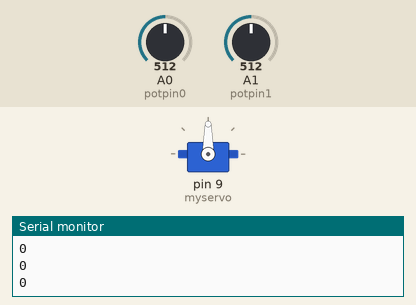
Recording of a sketch running on a simulated Arduino Uno, built with avr-gcc and run on an emulated ATmega328P. Parts: servo, the last lines printed to the serial monitor. Inputs (shaded band) come from the test bench; at power-on: A0 (potpin0) = 512, A1 (potpin1) = 512.

Above: at 1.2 s.
1.3 s: A0 (potpin0) set to 716
At 1.9 s:
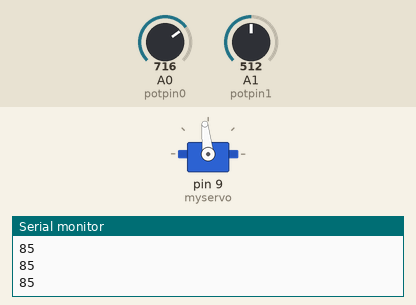
4.3 s: A0 (potpin0) set to 900
5.9 s: A0 (potpin0) set to 1023
At 6.11 s:
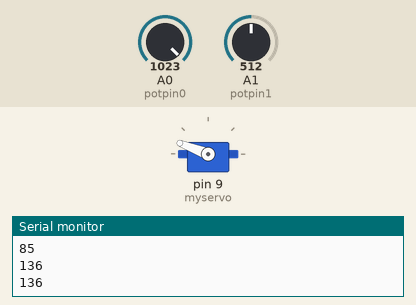
8.9 s: A0 (potpin0) set to 306
10.5 s: A0 (potpin0) set to 122
At 11.1 s:
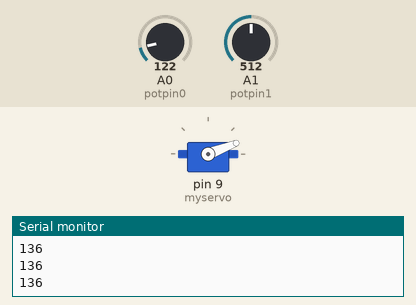
Timing chart, 0 to 13.0 s (numbered marks = the images above; inputs shaded):
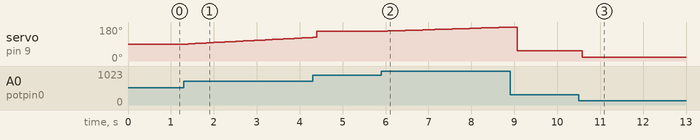

The sketch:

ControlServoV2.ino
```cpp
#include <Servo.h>
Servo myservo; // create servo object to control a servo
int potpin0 = A0; // analog pin used to connect the potentiometer GRADE
int potpin1 = A1; // analog pin used to connect the potentiometer
int potpin9 = 9; // digital pin used to connect the control servo
int val; // variable to read the value from the analog pin
int posActual;
int posFinal;
int velocidad;
 int timeSpeed;
 int timeSpeedPrevious;
void setup() {
  myservo.attach(9);
  pinMode(A0, INPUT);
  pinMode(A1, INPUT);
  pinMode(9, OUTPUT);
  Serial.begin(9600);
  // attaches the servo on pin 9 to the servo object
}
void loop(){
  // obtenemos la posicion actual del servo
  posActual = map(analogRead(potpin0), 0, 1023, 0, 180);
  delay(15);

  // obtenemos la posicion final del servo
  posFinal = map(analogRead(potpin0), 0, 1023, 0, 180);
  for(int pos = posActual; pos <= posFinal; pos++){
    myservo.write(pos);
    // waits for the servo to get there
    delay(wait());
  }
}

int wait(){

  velocidad = map(analogRead(1), 0, 1023, 1000, 5000);
  if (posFinal > posActual) { // el grado de posicion es mayor
    timeSpeed = round(velocidad/(posFinal-posActual));
  } else if (posFinal < posActual) {
    timeSpeed = round(velocidad/(posActual-posFinal));
  } else{
    timeSpeed = timeSpeedPrevious;
  }
  timeSpeedPrevious = timeSpeed;
  Serial.println(timeSpeed);
  return timeSpeed;

}
```

Measured:
- after the input at 1.3 s, servo on pin 9 (myservo): moves from 90° to 124° over 2.8 s, starting after 0.10 s
- after the input at 5.9 s, servo on pin 9 (myservo): moves from 158° to 179° over 2.7 s, starting after 0.15 s
- after the input at 10.5 s, servo on pin 9 (myservo): 53° → 21° after 0.08 s
